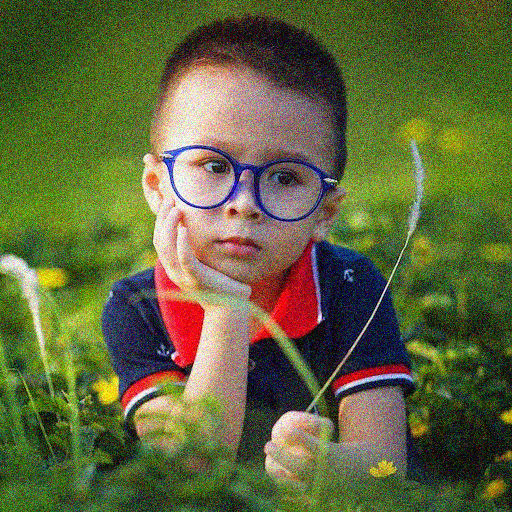
#> input picture Images/week4/gaussian-noise.png, 512 x 512 px
$ python 54.Gaussian_Blur.py
#> lines starting #> are read from the running program, lines starting #| are printed output that depends on the picture
import cv2
import numpy as np
import matplotlib.pyplot as plt
plt.rc('image', cmap = 'gray')

path = "Images/week4/gaussian-noise.png"

img = cv2.imread(path, cv2.IMREAD_COLOR)
#> img is the input picture: shape (512, 512, 3); mean B, G, R 59.1, 102, 95.6

# img, kszie, sigmaX, sigmaY
# should be used where there is low gaussian noise, if higher go for bilateral
new1 = cv2.GaussianBlur(img,(9,9), 0,0)
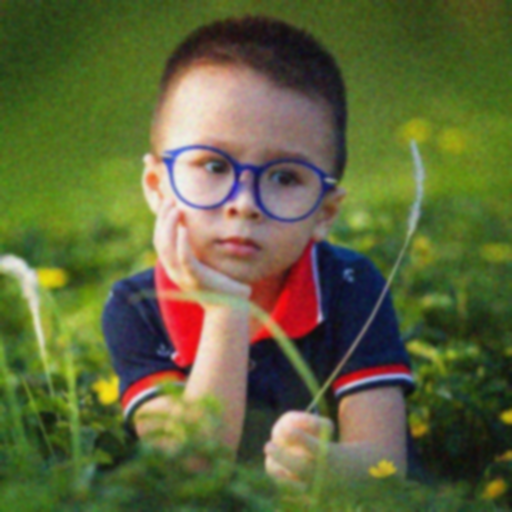
#> new1: shape (512, 512, 3); mean B, G, R 59.1, 102, 95.6
new2 = cv2.GaussianBlur(img,(25,25), 50,50)
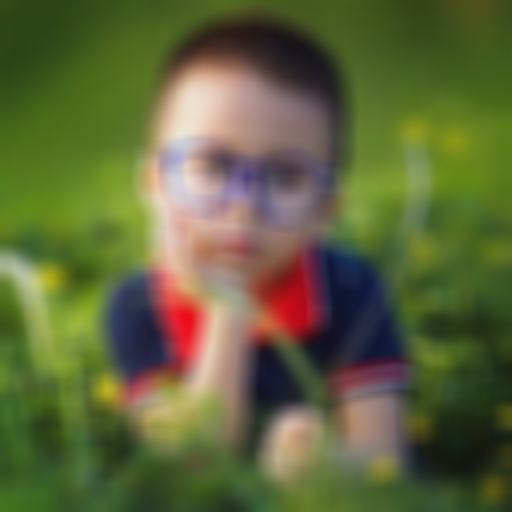
#> new2: shape (512, 512, 3); mean B, G, R 59.1, 102, 95.6

out = np.hstack((img,new1,new2))
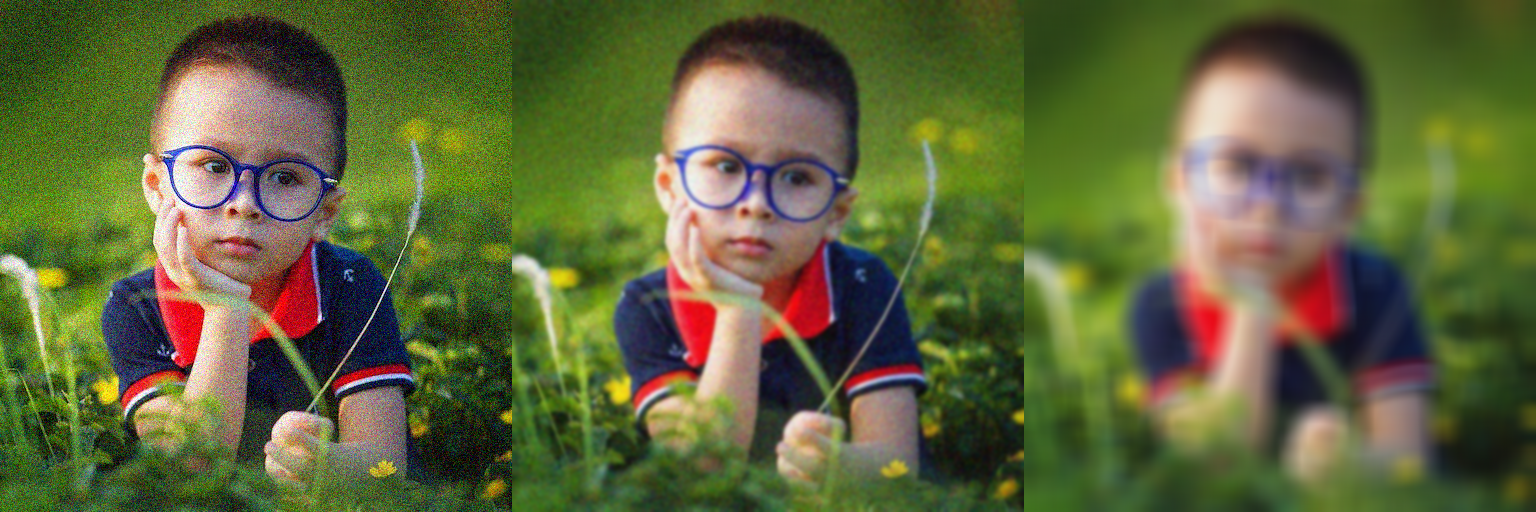
#> out: shape (512, 1536, 3); mean B, G, R 59.1, 102, 95.6

cv2.imshow("orig", out)
cv2.waitKey(0)
cv2.destroyAllWindows()
